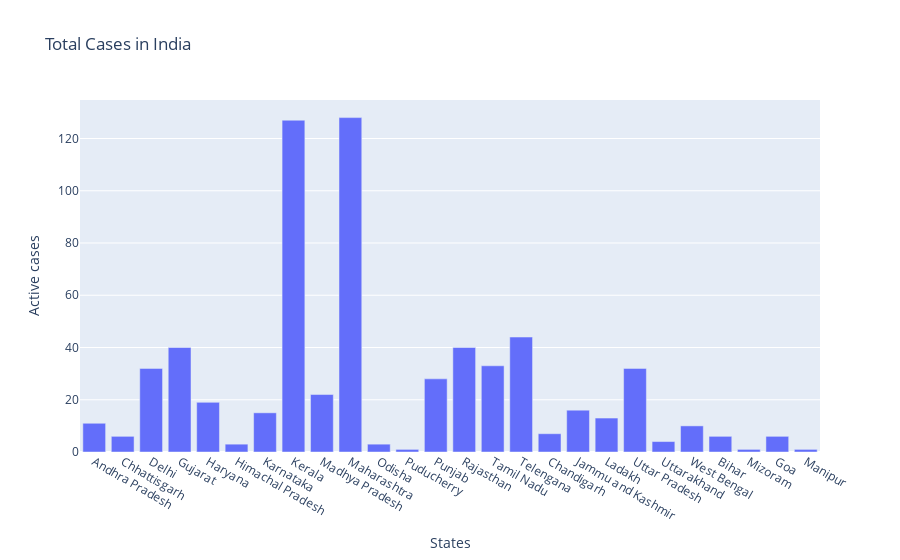

Here is the notebook cell this chart was saved with:
### Code cell
fig = go.Figure()
fig.add_trace(go.Bar(x=df['Name of State / UT'],y=df['Active cases']))
fig.update_layout(title='Total Cases in India',xaxis=dict(title='States'),yaxis=dict(title='Active cases'))

### Figure 1 — Plotly figure (JSON) as saved in the notebook; plotly's stock layout.template omitted (floating-point values rounded to 4 significant figures)
{"data": [{"type": "bar", "x": ["Andhra Pradesh", "Chhattisgarh", "Delhi", "Gujarat", "Haryana", "Himachal Pradesh", "Karnataka", "Kerala", "Madhya Pradesh", "Maharashtra", "Odisha", "Puducherry", "Punjab", "Rajasthan", "Tamil Nadu", "Telengana", "Chandigarh", "Jammu and Kashmir", "Ladakh", "Uttar Pradesh", "Uttarakhand", "West Bengal", "Bihar", "Mizoram", "Goa", "Manipur"], "y": [11, 6, 32, 40, 19, 3, 15, 127, 22, 128, 3, 1, 28, 40, 33, 44, 7, 16, 13, 32, 4, 10, 6, 1, 6, 1]}], "layout": {"title": {"text": "Total Cases in India"}, "xaxis": {"title": {"text": "States"}}, "yaxis": {"title": {"text": "Active cases"}}}}
